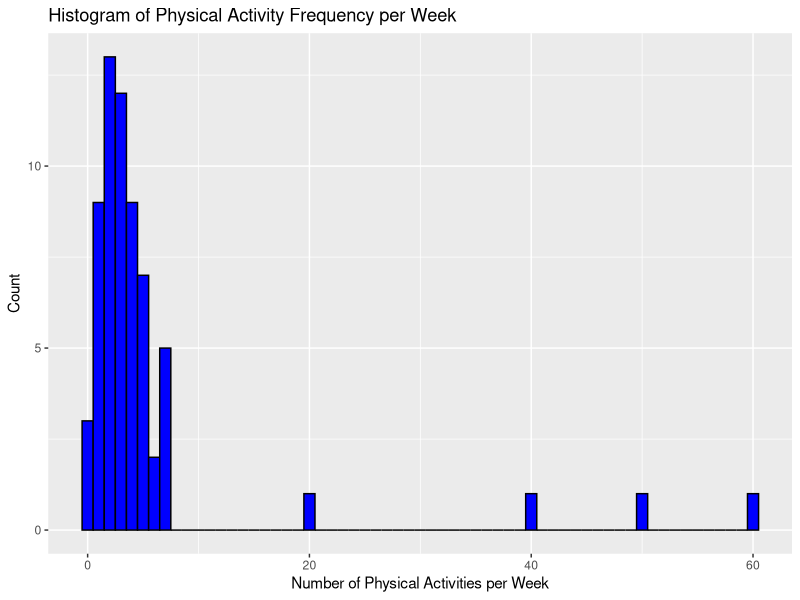
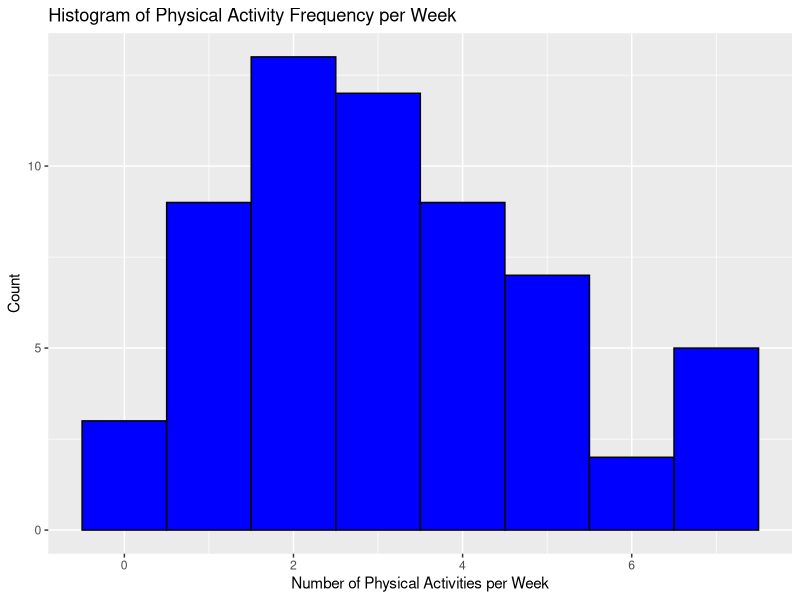
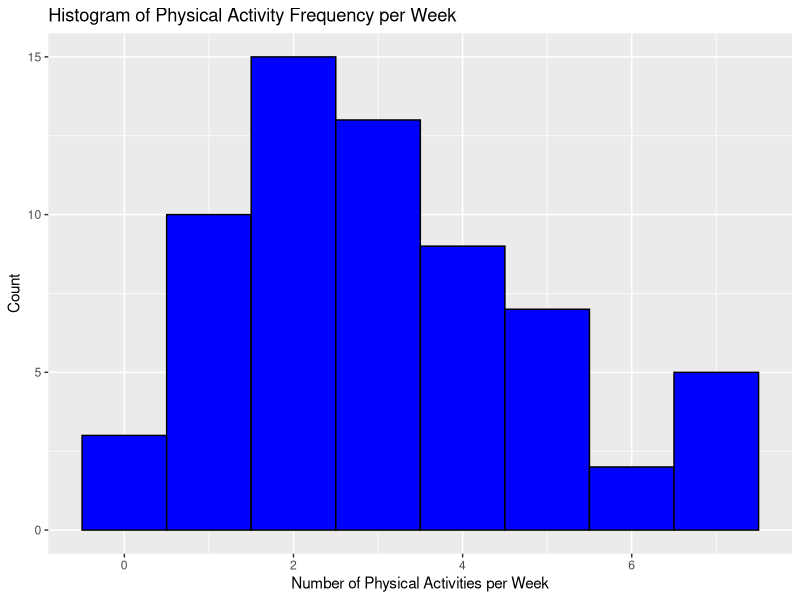

Recreate these plots in R, in order.
## ---- chunk 1
knitr::opts_chunk$set(echo = TRUE)
library(tidyverse)
library(ggplot2)
library(dplyr)
library(tidyr)
library(survey)
## ---- chunk 2
# Load the survey data
survey_data <- read.csv("group14.csv", header=TRUE)
names(survey_data) <- c("Gender", "Age", "Studies", "NumberOfPhysicalActivityPerWeek", "TypeOfPhysicalActivity", "WorkStudy")

# Split WorkStudy into ECTS and HoursOfWork
survey_data <- separate(survey_data, "WorkStudy", c("ECTS", "HoursOfWork"), sep=";")
survey_data$ECTS <- as.numeric(survey_data$ECTS)
survey_data$HoursOfWork <- as.numeric(survey_data$HoursOfWork)
survey_data$NumberOfPhysicalActivityPerWeek <- as.numeric(survey_data$NumberOfPhysicalActivityPerWeek)

# Display the data
survey_data
## ---- chunk 3
# Histogram of Physical Activity Frequency
ggplot(survey_data, aes(x = NumberOfPhysicalActivityPerWeek)) +
  geom_histogram(binwidth = 1, fill = "blue", color = "black") +
  labs(title = "Histogram of Physical Activity Frequency per Week",
       x = "Number of Physical Activities per Week",
       y = "Count")
## ---- chunk 4
Q1 <- quantile(survey_data$NumberOfPhysicalActivityPerWeek, 0.25, na.rm = TRUE)
Q3 <- quantile(survey_data$NumberOfPhysicalActivityPerWeek, 0.75, na.rm = TRUE)
IQR <- Q3 - Q1

lower_bound <- Q1 - 1.5 * IQR
upper_bound <- Q3 + 1.5 * IQR

survey_data_no_outliers <- survey_data %>%
  filter(NumberOfPhysicalActivityPerWeek >= lower_bound & NumberOfPhysicalActivityPerWeek <= upper_bound)

survey_data_no_outliers

ggplot(survey_data_no_outliers, aes(x = NumberOfPhysicalActivityPerWeek)) +
  geom_histogram(binwidth = 1, fill = "blue", color = "black") +
  labs(title = "Histogram of Physical Activity Frequency per Week",
       x = "Number of Physical Activities per Week",
       y = "Count")
## ---- chunk 5
Q1 <- quantile(survey_data$NumberOfPhysicalActivityPerWeek, 0.25, na.rm = TRUE)
Q3 <- quantile(survey_data$NumberOfPhysicalActivityPerWeek, 0.75, na.rm = TRUE)
IQR <- Q3 - Q1

lower_bound <- Q1 - 1.5 * IQR
upper_bound <- Q3 + 1.5 * IQR

survey_data_transformed <- survey_data %>%
  mutate(NumberOfPhysicalActivityPerWeek = ifelse(
    NumberOfPhysicalActivityPerWeek < lower_bound | NumberOfPhysicalActivityPerWeek > upper_bound,
    NumberOfPhysicalActivityPerWeek / 20,
    NumberOfPhysicalActivityPerWeek
  ))

survey_data_transformed
ggplot(survey_data_transformed, aes(x = NumberOfPhysicalActivityPerWeek)) +
  geom_histogram(binwidth = 1, fill = "blue", color = "black") +
  labs(title = "Histogram of Physical Activity Frequency per Week",
       x = "Number of Physical Activities per Week",
       y = "Count")

## ---- chunk 6
summary_stats_transformed <- survey_data_transformed %>%
  group_by(NumberOfPhysicalActivityPerWeek) %>%
  summarise(
    Mean_ECTS = mean(ECTS, na.rm = TRUE),
    Mean_HoursOfWork = mean(HoursOfWork, na.rm = TRUE),
    SD_ECTS = sd(ECTS, na.rm = TRUE),
    SD_HoursOfWork = sd(HoursOfWork, na.rm = TRUE)
  )
summary_stats_no_outliers <- survey_data_no_outliers %>%
  group_by(NumberOfPhysicalActivityPerWeek) %>%
  summarise(
    Mean_ECTS = mean(ECTS, na.rm = TRUE),
    Mean_HoursOfWork = mean(HoursOfWork, na.rm = TRUE),
    SD_ECTS = sd(ECTS, na.rm = TRUE),
    SD_HoursOfWork = sd(HoursOfWork, na.rm = TRUE)
  )
summary_stats_transformed
summary_stats_no_outliers

## ---- chunk 7

model_original <- lm(ECTS ~ NumberOfPhysicalActivityPerWeek + HoursOfWork, data = survey_data)
summary(model_original)

model_transformed <- lm(ECTS ~ NumberOfPhysicalActivityPerWeek + HoursOfWork, data = survey_data_transformed)
summary(model_transformed)

model_no_outliers <- lm(ECTS ~ NumberOfPhysicalActivityPerWeek + HoursOfWork, data = survey_data_no_outliers)
summary(model_no_outliers)
## ---- chunk 8

survey_design <- svydesign(id = ~1, data = survey_data, weights = ~1)
model_original <- svyglm(ECTS ~ NumberOfPhysicalActivityPerWeek + HoursOfWork, design = survey_design)
summary(model_original)

survey_design_transformed <- svydesign(id = ~1, data = survey_data_transformed, weights = ~1)
model_transformed <- svyglm(ECTS ~ NumberOfPhysicalActivityPerWeek + HoursOfWork, design = survey_design_transformed)
summary(model_transformed)
